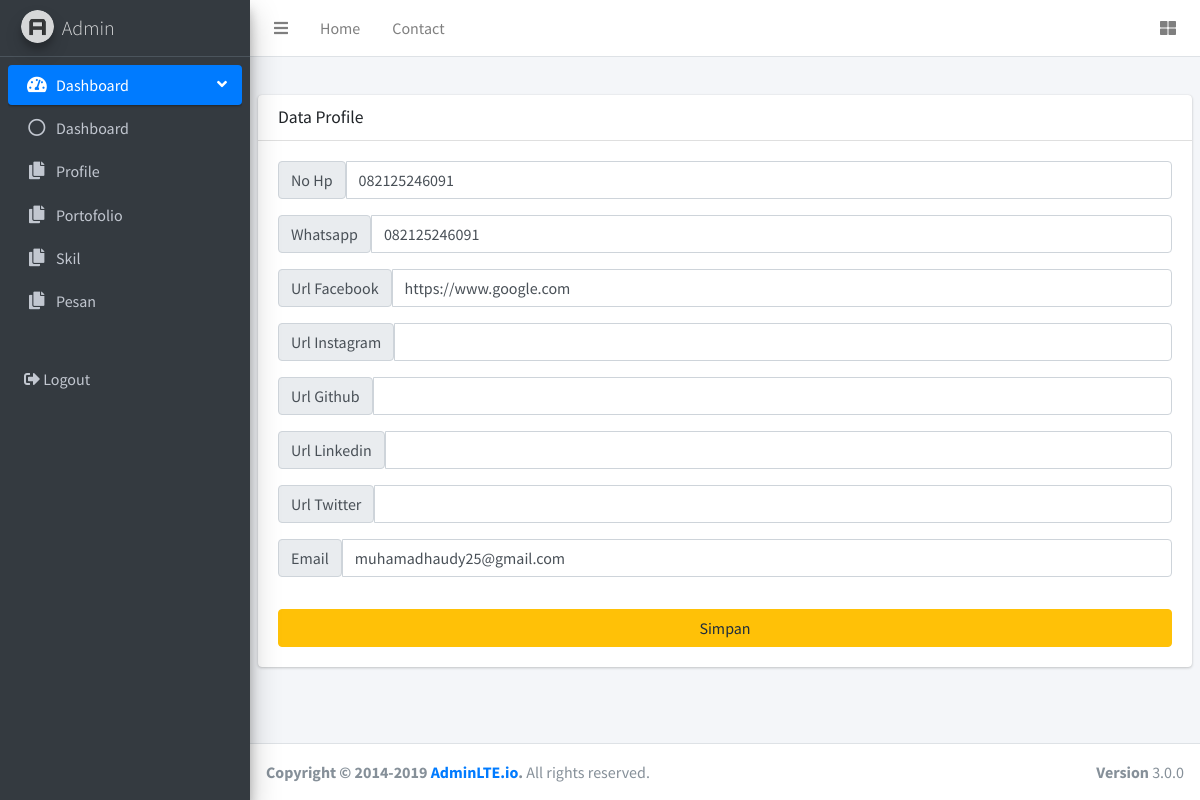
The page /admin/pages/layout/kontak.php (signed in) on the database its author committed.
### tables this page shows
CREATE TABLE `tb_kontak` (
  `id_kontak` int NOT NULL,
  `no_hp` varchar(15) NOT NULL,
  `no_wa` varchar(15) NOT NULL,
  `url_facebook` text NOT NULL,
  `url_instagram` text NOT NULL,
  `url_github` text NOT NULL,
  `url_linkedin` text NOT NULL,
  `url_twitter` text NOT NULL,
  `email` varchar(50) NOT NULL
);

### admin/pages/layout/kontak.php (the view, shortened to what this page needs)
<?php
include "../../../db/koneksi.php";
?>
<!DOCTYPE html>
<html>
<head>
    <link rel="stylesheet" href="../../plugins/fontawesome-free/css/all.min.css">
    <link rel="stylesheet" href="https://code.ionicframework.com/ionicons/2.0.1/css/ionicons.min.css">
    <link rel="stylesheet" href="../../plugins/datatables-bs4/css/dataTables.bootstrap4.css">
    <link rel="stylesheet" href="../../dist/css/adminlte.min.css">
</head>
<body class="hold-transition sidebar-mini">
    <div class="wrapper">
        <nav class="main-header navbar navbar-expand navbar-white navbar-light">
            <ul class="navbar-nav">
                <li class="nav-item">
                    <a class="nav-link" data-widget="pushmenu" href="#"><i class="fas fa-bars"></i></a>
                </li>
                <li class="nav-item d-none d-sm-inline-block">
                    <a href="../../index.html" class="nav-link">Home</a>
                </li>
                <li class="nav-item d-none d-sm-inline-block">
                    <a href="#" class="nav-link">Contact</a>
                </li>
            </ul>
            <ul class="navbar-nav ml-auto">
                <li class="nav-item">
                    <a class="nav-link" data-widget="control-sidebar" data-slide="true" href="#">
                        <i class="fas fa-th-large"></i>
                    </a>
                </li>
            </ul>
        </nav>
        <aside class="main-sidebar sidebar-dark-primary elevation-4">
            <a href="../../index.html" class="brand-link">
                <img src="../../dist/img/AdminLTELogo.png" alt="AdminLTE Logo" class="brand-image img-circle elevation-3" style="opacity: .8">
                <span class="brand-text font-weight-light">Admin</span>
            </a>
            <div class="sidebar">
                <nav class="mt-2">
                    <ul class="nav nav-pills nav-sidebar flex-column" data-widget="treeview" role="menu" data-accordion="false">
                        <li class="nav-item has-treeview menu-open">
                            <a href="#" class="nav-link active">
                                <i class="nav-icon fas fa-tachometer-alt"></i>
                                <p>
                                    Dashboard
                                    <i class="right fas fa-angle-left"></i>
                                </p>
                            </a>
                            <ul class="nav nav-treeview">
                                <li class="nav-item">
                                    <a href="../../index.php" class="nav-link">
                                        <i class="far fa-circle nav-icon"></i>
                                        <p>Dashboard</p>
                                    </a>
                                </li>
                            </ul>
                        </li>
                        <li class="nav-item has-treeview">
                            <a href="profile.php" class="nav-link">
                                <i class="nav-icon fas fa-copy"></i>
                                <p>
                                    Profile
                                </p>
                            </a>
                        </li>
                        <li class="nav-item has-treeview">
                            <a href="portofolio.php" class="nav-link">
                                <i class="nav-icon fas fa-copy"></i>
                                <p>
                                    Portofolio
                                </p>
                            </a>
                        </li>
                        <li class="nav-item has-treeview">
                            <a href="skil.php" class="nav-link">
                                <i class="nav-icon fas fa-copy"></i>
                                <p>
                                    Skil
                                </p>
                            </a>
                        </li>
                        <li class="nav-item has-treeview">
                            <a href="pesan.php" class="nav-link">
                                <i class="nav-icon fas fa-copy"></i>
                                <p>
                                    Pesan
                                </p>
                            </a>
                        </li>
                        <li class="nav-header"></li>
                        <li class="nav-item">
                            <a href="logout.php" class="nav-link">
                                <i class="fas fa-sign-out-alt"></i>
                                <p>
                                    Logout
                                </p>
                            </a>
                        </li>
                    </ul>
                </nav>
            </div>
        </aside>
        <div class="content-wrapper">
            <section class="content-header">
            </section>
            <section class="content">
                <div class="row">
                    <div class="col-12">
                        <div class="card">
                            <div class="card-header">
                                <h3 class="card-title">Data Profile</h3>
                            </div>
                            <div class="card-body">
                                <?php
                                $sqlKontak = mysqli_query($koneksi, "SELECT * FROM tb_kontak");
                                $kontak = mysqli_fetch_assoc($sqlKontak);
                                ?>
                                <form action="" method="POST" enctype="multipart/form-data">
                                    <div class="input-group mb-3">
                                        <span class="input-group-text" id="basic-addon1">No Hp</span>
                                        <input type="text" name="no_hp" class="form-control" value="<?= $kontak['no_hp'] ?>" placeholder="" aria-label="Username" aria-describedby="basic-addon1">
                                    </div>
                                    <div class="input-group mb-3">
                                        <span class="input-group-text" id="basic-addon1">Whatsapp</span>
                                        <input type="text" name="no_wa" class="form-control" value="<?= $kontak['no_wa'] ?>" aria-label="Username" aria-describedby="basic-addon1">
                                    </div>
                                    <div class="input-group mb-3">
                                        <span class="input-group-text" id="basic-addon1">Url Facebook</span>
                                        <input type="text" name="url_facebook" class="form-control" value="<?= $kontak['url_facebook'] ?>" aria-label="Username" aria-describedby="basic-addon1">
                                    </div>
                                    <div class="input-group mb-3">
                                        <span class="input-group-text" id="basic-addon1">Url Instagram</span>
                                        <input type="text" name="url_instagram" class="form-control" value="<?= $kontak['url_instagram'] ?>" aria-label="Username" aria-describedby="basic-addon1">
                                    </div>
                                    <div class="input-group mb-3">
                                        <span class="input-group-text" id="basic-addon1">Url Github</span>
                                        <input type="text" name="url_github" class="form-control" value="<?= $kontak['url_github'] ?>" aria-label="Username" aria-describedby="basic-addon1">
                                    </div>
                                    <div class="input-group mb-3">
                                        <span class="input-group-text" id="basic-addon1">Url Linkedin</span>
                                        <input type="text" name="url_linkedin" class="form-control" value="<?= $kontak['url_linkedin'] ?>" aria-label="Username" aria-describedby="basic-addon1">
                                    </div>
                                    <div class="input-group mb-3">
                                        <span class="input-group-text" id="basic-addon1">Url Twitter</span>
                                        <input type="text" name="url_twitter" class="form-control" value="<?= $kontak['url_twitter'] ?>" aria-label="Username" aria-describedby="basic-addon1">
                                    </div>
                                    <div class="input-group mb-3">
                                        <span class="input-group-text" id="basic-addon1">Email</span>
                                        <input type="text" name="email" class="form-control" value="<?= $kontak['email'] ?>" aria-label="Username" aria-describedby="basic-addon1">
                                    </div>
                                    <button type="submit" name="submit" class="btn btn-warning w-100 mt-3">Simpan</button>
                                </form>
                            </div>
                        </div>
                    </div>
                </div>
            </section>
        </div>
        <footer class="main-footer">
            <div class="float-right d-none d-sm-block">
                <b>Version</b> 3.0.0
            </div>
            <strong>Copyright &copy; 2014-2019 <a href="http://adminlte.io">AdminLTE.io</a>.</strong> All rights
            reserved.
        </footer>
    </div>
</body>
</html>

### rows shown on the page
tb_kontak: no_hp "082125246091", no_wa "082125246091", url_facebook "https://www.google.com", email "muhamadhaudy25@gmail.com"
